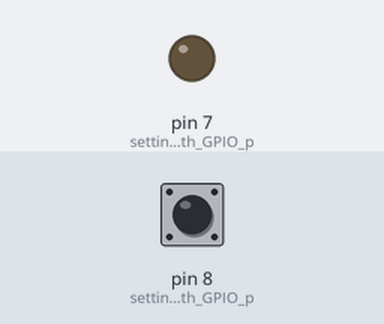
This sketch was run on a simulated Arduino Uno, built with avr-gcc and run on an emulated ATmega328P. Shown: output pins drawn as LEDs (lit = HIGH). Inputs (shaded band) come from the test bench; at power-on: pin 8 (setting_up_the_8th_GPIO_p) LOW.

Above: at 1.2 s.
1.3 s: pin 8 (setting_up_the_8th_GPIO_p) pulled HIGH for 1 s
At 1.9 s:
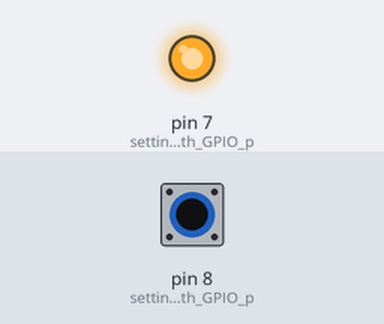
Timing chart, 0 to 4.3 s (numbered marks = the images above; inputs shaded):
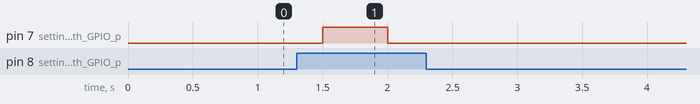

The sketch:

GunCode.ino
```cpp
enum gunStates{
  STATE_IDLE,
  STATE_READY,
  STATE_FIRING,

}; //states for the gun. Currently quite minimal, but will make expansion of functionality easier once we have a full game.

gunStates activeState = STATE_IDLE; //Setting up  avariable to store the current state.


int ammo = 10; //integer for the number of shots the player has.

unsigned long shotStartTime; //used to store the time when the player first shoots.
unsigned long shotTime = 500; //used to store how long a single shot lasts, so we can stop it after that time.

unsigned long delayStartTime; //used to store when the player first presses the button to shoot.
unsigned long delayTime = 200; //used to store the delay time before registering a full button press.
bool delayStarted = false; //boolean to make sure we only delay for one full cycle each press.

bool shotFired = false; //button can be held for as long as you want, so we use this to check if the player has fired a shot already, independent of button input.


void setup() {
  Serial.begin(9600); //mainly for debugging, lets us see values in the IDE.

  pinMode(8, INPUT); //setting up the 8th GPIO pin as an input. We use this to track the button's state.
  pinMode(7, OUTPUT); //setting up the 7th GPIO pin as an output. We feed this into the signal pin of the laser to control it.
}


void loop() {
  if(activeState != STATE_FIRING){
    /*we don't want the nested logic to run when in the firing state, as any interruptions to that state
     cause the laser shot itself to get cut off. we simply wait for the state to exit naturally.*/

    if(digitalRead(8) == 1){
      activeState = STATE_READY;
    } //checking if the button has been pressed, and changing to the ready state.

    else{
      activeState = STATE_IDLE;
    } //If the button is not pressed, changing to the idle state.
  }

  switch (activeState){ //switch is clean for handling behaviour in each state.

    case STATE_IDLE:
      shotFired = false; //resetting the the shotFired boolean if we enter the idle state, so the next shot functions properly.
      delayStarted = false; //same for the delay boolean as above.
      digitalWrite(7, LOW); //pushing LOW to the signal laser pin, turning it off.
      break;


    case STATE_READY:
      if(!delayStarted){
        delayStartTime = millis();
        delayStarted = true;
      }

      if(millis() > (delayStartTime + delayTime)){
        if(ammo > 0){ //checking if the player has ammo left.

          if(!shotFired) //if the player just pressed the button, shot fired should be false...
          {
            shotStartTime = millis(); //we register the start time of the shot as the current time as this code line runs.
            ammo -= 1; //taking away one shot from the ammo.
            shotFired = true; //setting shot fired to true. This way, the above line only run once per button press/ firing state.
            activeState = STATE_FIRING; // Since we've completed all checks and logic to prepare a shot, we enter the firing state.
          }
        }
      }
      break;


    case STATE_FIRING:
      if (millis() > (shotStartTime + shotTime)){ //checking if the current time (millis) has surpassed the start time plus the time the shot should take
        digitalWrite(7, LOW); //turning off the laser as the shot time is over.
        if(digitalRead(8) == 0){ //checking for the player letting go of the button.
          activeState = STATE_IDLE; //going back to the idle state.
        }
      }
      else{
        digitalWrite(7, HIGH); //making the laser enagage as we are in the firing state and the shot time has not yet elapsed.
      }
      break;
  }
}
```

Measured:
- after the input at 1.3 s, pin 7 (setting_up_the_7th_GPIO_p): LOW → HIGH after 0.20 s, → LOW 0.50 s later
